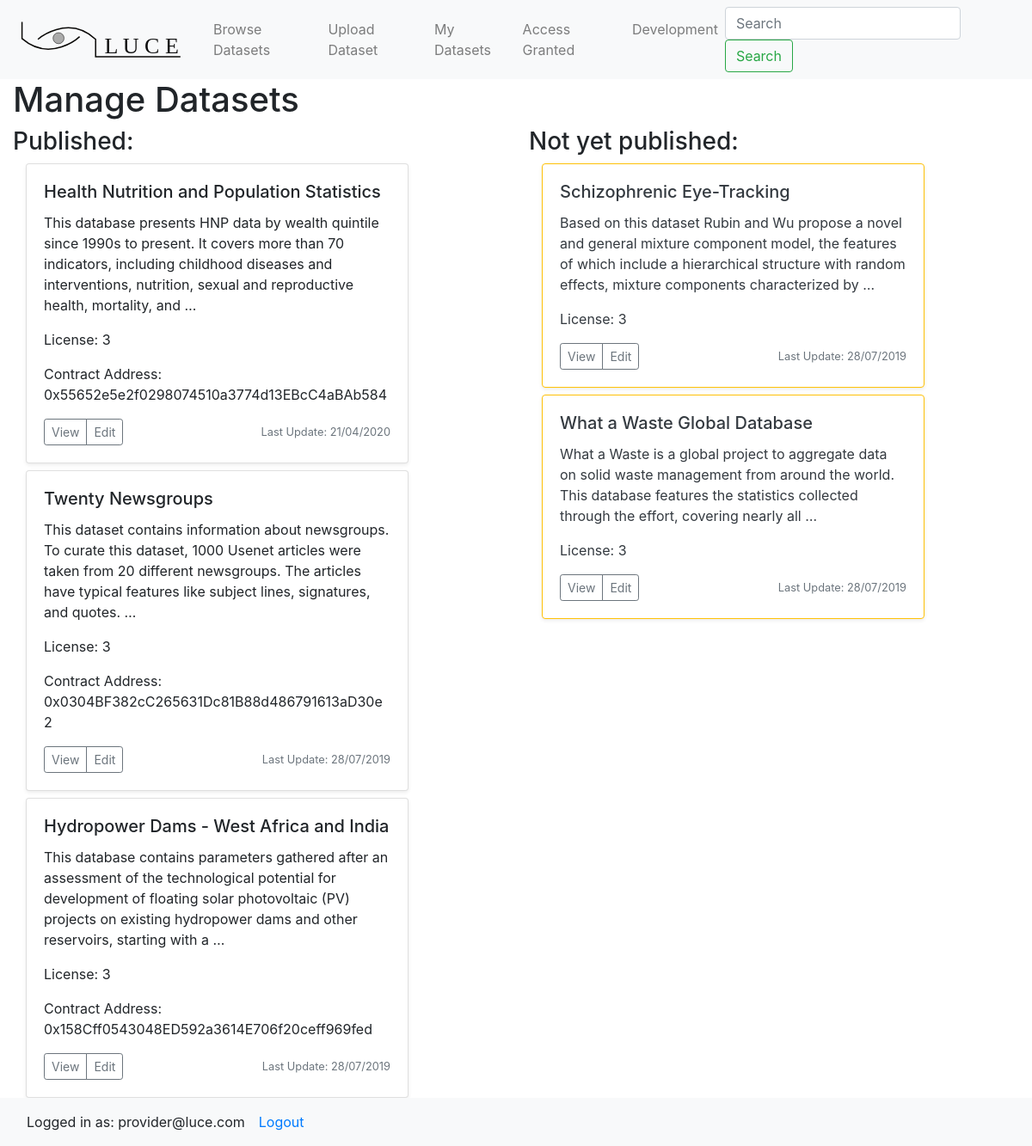
/my_data/ (signed in), run on the app's committed database.
### datastore/models.py (models this page shows, shortened)
class Dataset(models.Model):
    title           = models.CharField(max_length=120)
    description     = models.TextField(null=True, blank=True)
    license         = models.IntegerField() # encoded as integer
    file            = models.FileField(upload_to='files/', blank=True, null=True)
    owner           = models.CharField(max_length=120) # owner username/email
    owner_address   = models.CharField(max_length=180) # msg.sender
    contract_address= models.CharField(max_length=180) # address of smart contract
    published       = models.BooleanField(default = False)
    access_granted  = models.ManyToManyField(User, related_name='datasets_accessible')
    created_by      = models.ForeignKey(User, default=1, null=True, on_delete=models.SET_NULL, related_name='datasets_owned')
    timestamp       = models.DateTimeField(auto_now_add=True)
    updated         = models.DateTimeField(auto_now=True)
    objects         = DatasetManager()
    def get_absolute_url(self):
        return f"/data/{self.pk}"
    def get_edit_url(self):
        return f"/data/{self.pk}/edit"
    class Meta:
        ordering = ['-updated', '-timestamp']

### accounts/models.py (models this page shows, shortened)
class User(AbstractBaseUser):
    email = models.EmailField(
        verbose_name='email address',
        max_length=255,
        unique=True,
    )
    first_name 	= 	models.CharField(max_length=255, blank=True, null=True)
    last_name 	= 	models.CharField(max_length=255, blank=True, null=True)
    institution =	models.CharField(max_length=255, blank=True, null=True)
    ethereum_public_key 	=	models.CharField(max_length=255, blank=True, null=True)
    ethereum_private_key    =   models.CharField(max_length=255, blank=True, null=True)
    is_approved =  models.BooleanField(default=True) # True for now while developing..
    active = models.BooleanField(default=True)
    staff = models.BooleanField(default=False) # a admin user; non super-user
    admin = models.BooleanField(default=False) # a superuser
    USERNAME_FIELD = 'email'
    REQUIRED_FIELDS = ['first_name', 'last_name', 'institution']
    objects = UserManager()
    def __str__(self):
        return self.email
    @property
    def is_active(self):
        return self.active

### datastore/views.py (the view)
# urls.py: path('my_data/', my_data_view),
def my_data_view(request):
    head_title = "LUCE"
    qs = Dataset.objects.all()
    qs = qs.filter(created_by=request.user)
    context = {"head_title": head_title,
                "dataset_list": qs}
    template = 'data/my_data.html'
    return render(request, template, context)

### datastore/managers.py (called while the page is built)
    def get_queryset(self):
        return DatasetQuerySet(self.model, using=self._db)

### datastore/templates/data/my_data.html
{% extends "base.html" %}
{% block content %}
	<h1> Manage Datasets </h1>
		<div class='row'>
			<div class='col-md-6'>
				<h3> Published: </h3>
				{% for data in dataset_list %}
					{% if data.published %}
						{% include 'data/list-inline.html' with object=data %}
					{% endif %}
				{% endfor %}
				</div>
			<div class='col-md-6'>
				<h3> Not yet published: </h3>
				{% for data in dataset_list %}
					{% if not data.published %}
						{% include 'data/list-inline.html' with object=data description=True truncate=True %}
					{% endif %}
				{% endfor %}
			</div>
		</div>
{% endblock %}

### lucehome/templates/base.html (shortened to what this page needs)
<!doctype html>
<html lang="en">
  <head>
        <link rel="stylesheet" href="https://stackpath.bootstrapcdn.com/bootstrap/4.3.1/css/bootstrap.min.css">
  </head>
  <body>
        {% include 'navbar.html' %}
                <div class='container-fluid pb-5'>
                    {% block content %}{% endblock %}
                </div>
        <nav class="navbar fixed-bottom navbar-light bg-light">
            {% if user.is_authenticated %}
                <a class="col-auto pr-0 mr-0 navbar-text">Logged in as: {{ user }}</a>
                <a class="col nav-item nav-link" href="/logout">Logout</a>
            {% else %}
                <a class=" col-auto navbar-text" href="/login">Not logged in</a>
            {% endif %}
        </nav>
  </body>
</html>

### datastore/templates/data/list-inline.html
<div class='col-12 col-md-10 mb-2 mt-2'>
	<div class='card shadow-sm {% if not object.published %} border border-warning text-dark  {% endif %}' >
			      <div class="card-body">
			        <h5 class="card-title"> {{ object.title }} {% if dataset.file %} (File) {% endif %} </h5>
			        <p class="card-text"> {{ object.description|truncatewords:30 }} </p>
			        <p class="card-text"> License: {{ object.license }} </p>
			        {% if object.published %}
			        <p class="card-text"> Contract Address: {{ object.contract_address }} </p>
			   		{% endif %}
			              <div class="d-flex justify-content-between align-items-center">
			                <div class="btn-group">
			                  <button type="button" class="btn btn-sm btn-outline-secondary" onclick="window.location.href='{{ object.get_absolute_url }} '">View</button>
			                  <button type="button" class="btn btn-sm btn-outline-secondary" onclick="window.location.href='{{ object.get_edit_url }} '">Edit</button>
			                </div>
			                <small class="text-muted"> Last Update: {{ object.updated|date:"d/m/Y" }}</small>
			              </div>
			      </div>
	</div>
</div>

### data on the page
Dataset: title "Health Nutrition and Population Statistics", description "This database presents HNP data by wealth quintile since 1990s to present. It covers more than 70 indicators, including childhood diseases and interventions, nutrition, sexual and reproductive health, mortality, and …", license "3", contract_address "0x55652e5e2f0298074510a3774d13EBcC4aBAb584", updated "21/04/2020"
Dataset: title "Twenty Newsgroups", description "This dataset contains information about newsgroups. To curate this dataset, 1000 Usenet articles were taken from 20 different newsgroups. The articles have typical features like subject lines, signatures, and quotes. …", license "3", contract_address "0x0304BF382cC265631Dc81B88d486791613aD30e2", updated "28/07/2019"
Dataset: title "Hydropower Dams - West Africa and India", description "This database contains parameters gathered after an assessment of the technological potential for development of floating solar photovoltaic (PV) projects on existing hydropower dams and other reservoirs, starting with a …", license "3", contract_address "0x158Cff0543048ED592a3614E706f20ceff969fed", updated "28/07/2019"
Dataset: title "Schizophrenic Eye-Tracking", description "Based on this dataset Rubin and Wu propose a novel and general mixture component model, the features of which include a hierarchical structure with random effects, mixture components characterized by …", license "3", updated "28/07/2019"
Dataset: title "What a Waste Global Database", description "What a Waste is a global project to aggregate data on solid waste management from around the world. This database features the statistics collected through the effort, covering nearly all …", license "3", updated "28/07/2019"
User: email "provider@luce.com"
